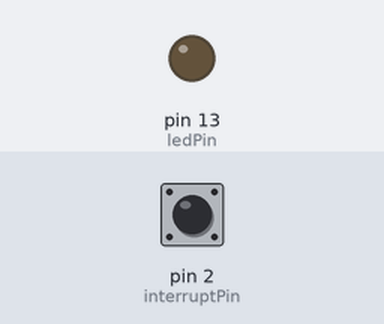
A sketch run on a simulated Arduino Uno, built with avr-gcc and run on an emulated ATmega328P. On the bench: output pins drawn as LEDs (lit = HIGH). The test bench sets the inputs (shaded band); at power-on: pin 2 (interruptPin) HIGH. What the sketch prints to the serial monitor is not drawn.

Above: at 1.2 s.
1.3 s: pin 2 (interruptPin) pulled LOW for 0.15 s
At 1.55 s:
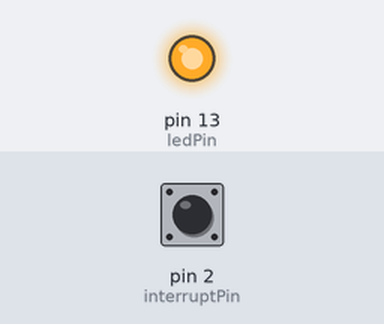
3.1 s: pin 2 (interruptPin) pulled LOW for 3.2 s
At 6.8 s:
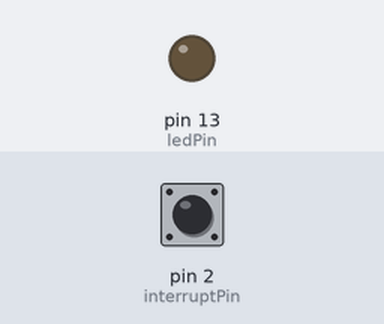
Timing chart, 0 to 8.3 s (numbered marks = the images above; inputs shaded):
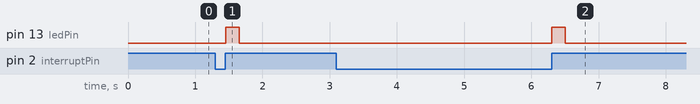

Measured:
- after the input at 1.3 s, pin 13 (ledPin): LOW → HIGH after 0.15 s, → LOW 0.20 s later
- after the input at 3.1 s, pin 13 (ledPin): LOW → HIGH after 3.2 s, → LOW 0.20 s later

The sketch:

sketch_feb21a.ino
```cpp
const byte ledPin = 13;
const byte interruptPin = 2;
volatile byte state = LOW;
int count = 0;

void setup() {
  Serial.begin(9600);
  pinMode(ledPin, OUTPUT);
  pinMode(interruptPin, INPUT_PULLUP);
  attachInterrupt(digitalPinToInterrupt(interruptPin), blink,RISING);
}

void loop() {
  Serial.println(count);
  digitalWrite(ledPin, state);
  if(state == 1){
      state = 0;
      count = count + 1;
       delay(200);
  }
  //delay(100);
}

void blink() {
  state = !state;


}
```
